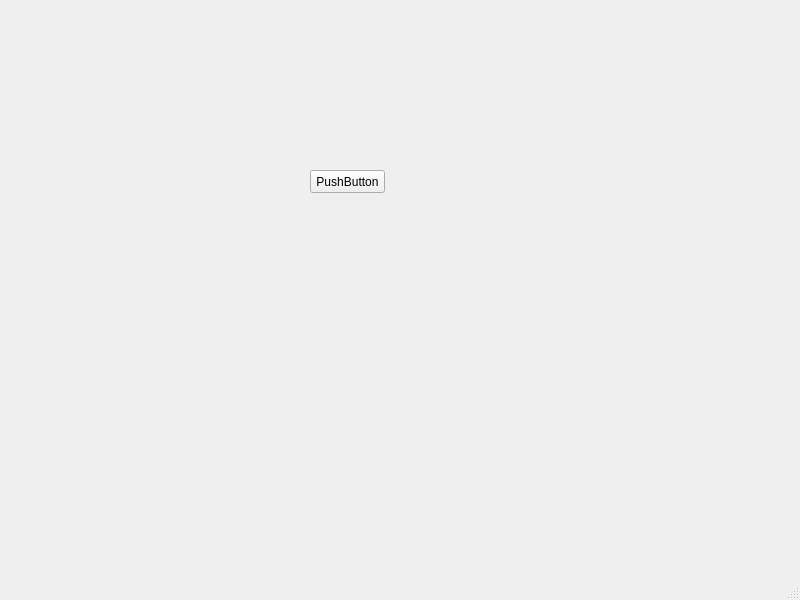
<?xml version="1.0" encoding="UTF-8"?>
<ui version="4.0">
 <class>MainWindow</class>
 <widget class="QMainWindow" name="MainWindow">
  <property name="geometry">
   <rect>
    <x>0</x>
    <y>0</y>
    <width>800</width>
    <height>600</height>
   </rect>
  </property>
  <property name="windowTitle">
   <string>MainWindow</string>
  </property>
  <widget class="QWidget" name="centralwidget">
   <widget class="QPushButton" name="pushButton">
    <property name="geometry">
     <rect>
      <x>310</x>
      <y>170</y>
      <width>75</width>
      <height>23</height>
     </rect>
    </property>
    <property name="text">
     <string>PushButton</string>
    </property>
   </widget>
  </widget>
  <widget class="QMenuBar" name="menubar">
   <property name="geometry">
    <rect>
     <x>0</x>
     <y>0</y>
     <width>800</width>
     <height>23</height>
    </rect>
   </property>
  </widget>
  <widget class="QStatusBar" name="statusbar"/>
 </widget>
 <resources/>
 <connections/>
</ui>
